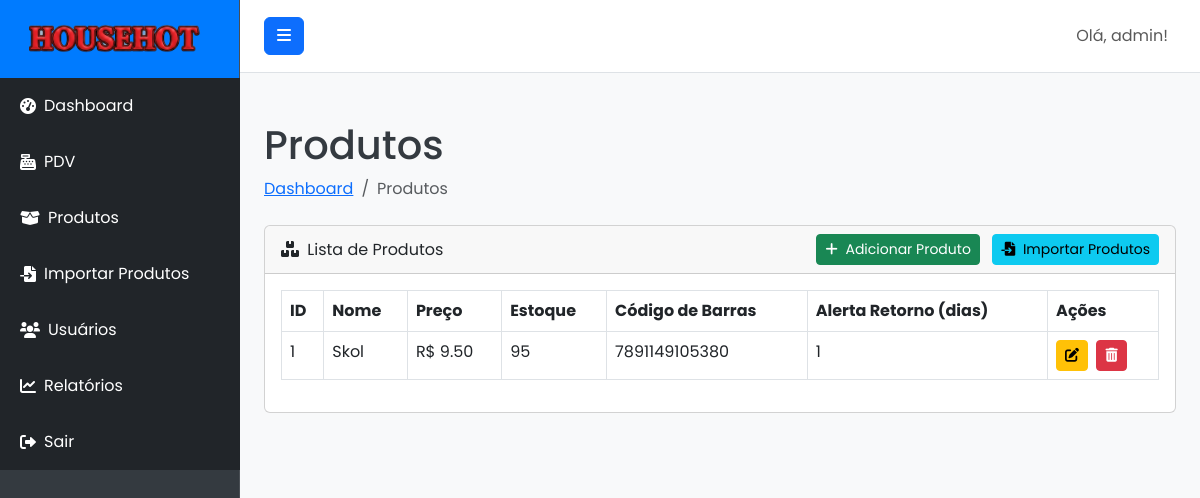
Page /products (signed in) on the earlier database version.
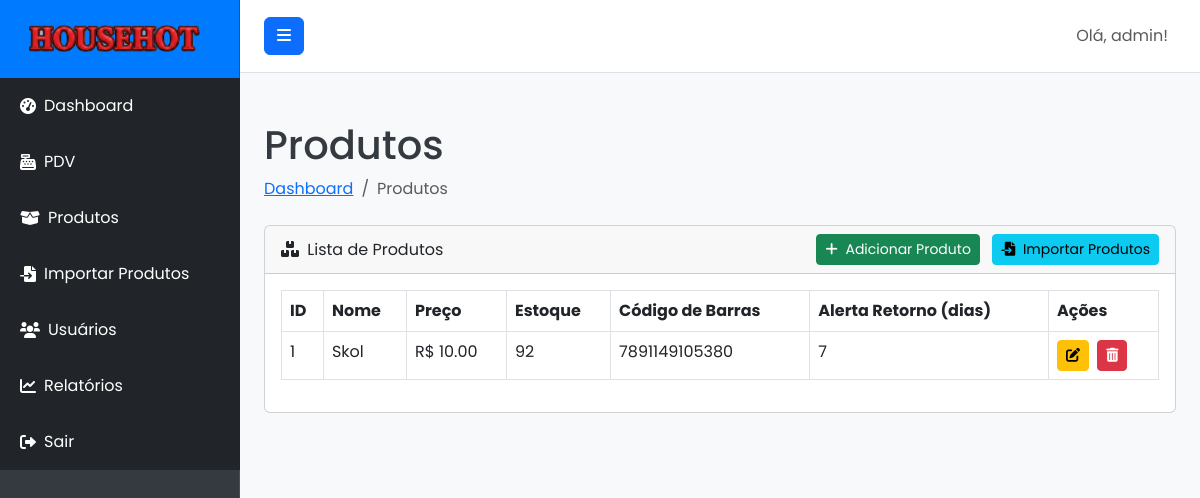
Same page on the later database version.
### models.py (models this page shows, shortened)
class Product(db.Model):
    id = db.Column(db.Integer, primary_key=True)
    name = db.Column(db.String(100), nullable=False)
    description = db.Column(db.Text, nullable=True)
    price = db.Column(db.Float, nullable=False)
    stock = db.Column(db.Integer, nullable=False, default=0)
    barcode = db.Column(db.String(50), unique=True, nullable=True)
    return_alert_days = db.Column(db.Integer, nullable=True, default=None) # Pode ser nulo se não houver alerta

### routes.py (the view)
@main_bp.route('/products')
@admin_required
def products():
    return render_template('products.html', products=Product.query.all())

### models.py (called while the page is built)
    def is_admin(self):
        return self.role == 'admin'

### routes.py (called while the page is built)
def admin_required(f):
    @wraps(f)
    @login_required
    def decorated_function(*args, **kwargs):
        if not current_user.is_admin():
            flash('Você não tem permissão para acessar esta página.', 'danger')
            return redirect(url_for('main.dashboard'))
        return f(*args, **kwargs)
    return decorated_function

### templates/products.html (shortened to what this page needs)
{% extends "base.html" %}
{% block content %}
<div class="container-fluid">
    <h1 class="mt-4">Produtos</h1>
    <ol class="breadcrumb mb-4">
        <li class="breadcrumb-item"><a href="{{ url_for('main.dashboard') }}">Dashboard</a></li>
        <li class="breadcrumb-item active">Produtos</li>
    </ol>
    <div class="card mb-4">
        <div class="card-header d-flex justify-content-between align-items-center">
            <div>
                <i class="fas fa-boxes me-1"></i>
                Lista de Produtos
            </div>
            <div>
                <a href="{{ url_for('main.add_product') }}" class="btn btn-success btn-sm me-2">
                    <i class="fas fa-plus me-1"></i> Adicionar Produto
                </a>
                <a href="{{ url_for('main.import_products') }}" class="btn btn-info btn-sm">
                    <i class="fas fa-file-import me-1"></i> Importar Produtos
                </a>
            </div>
        </div>
        <div class="card-body">
            <div class="table-responsive">
                <table class="table table-bordered" id="productsTable" width="100%" cellspacing="0">
                    <thead>
                        <tr>
                            <th>ID</th>
                            <th>Nome</th>
                            <th>Preço</th>
                            <th>Estoque</th>
                            <th>Código de Barras</th>
                            <th>Alerta Retorno (dias)</th>
                            <th>Ações</th>
                        </tr>
                    </thead>
                    <tbody>
                        {% for product in products %}
                        <tr>
                            <td>{{ product.id }}</td>
                            <td>{{ product.name }}</td>
                            <td>R$ {{ "%.2f"|format(product.price) }}</td>
                            <td>{{ product.stock }}</td>
                            <td>{{ product.barcode if product.barcode else 'N/A' }}</td>
                            <td>{{ product.return_alert_days if product.return_alert_days is not none else 'N/A' }}</td>
                            <td>
                                <a href="{{ url_for('main.edit_product', product_id=product.id) }}" class="btn btn-warning btn-sm me-1">
                                    <i class="fas fa-edit"></i>
                                </a>
                                <form action="{{ url_for('main.delete_product', product_id=product.id) }}" method="POST" class="d-inline">
                                    <button type="submit" class="btn btn-danger btn-sm" onclick="return confirm('Tem certeza que deseja excluir este produto?');">
                                        <i class="fas fa-trash-alt"></i>
                                    </button>
                                </form>
                            </td>
                        </tr>
                        {% endfor %}
                    </tbody>
                </table>
            </div>
        </div>
    </div>
</div>
{% endblock %}

Differences in the rows shown:
changed Product "Skol": price "9.50" → "10.00"; stock "95" → "92"; return_alert_days "1" → "7"
